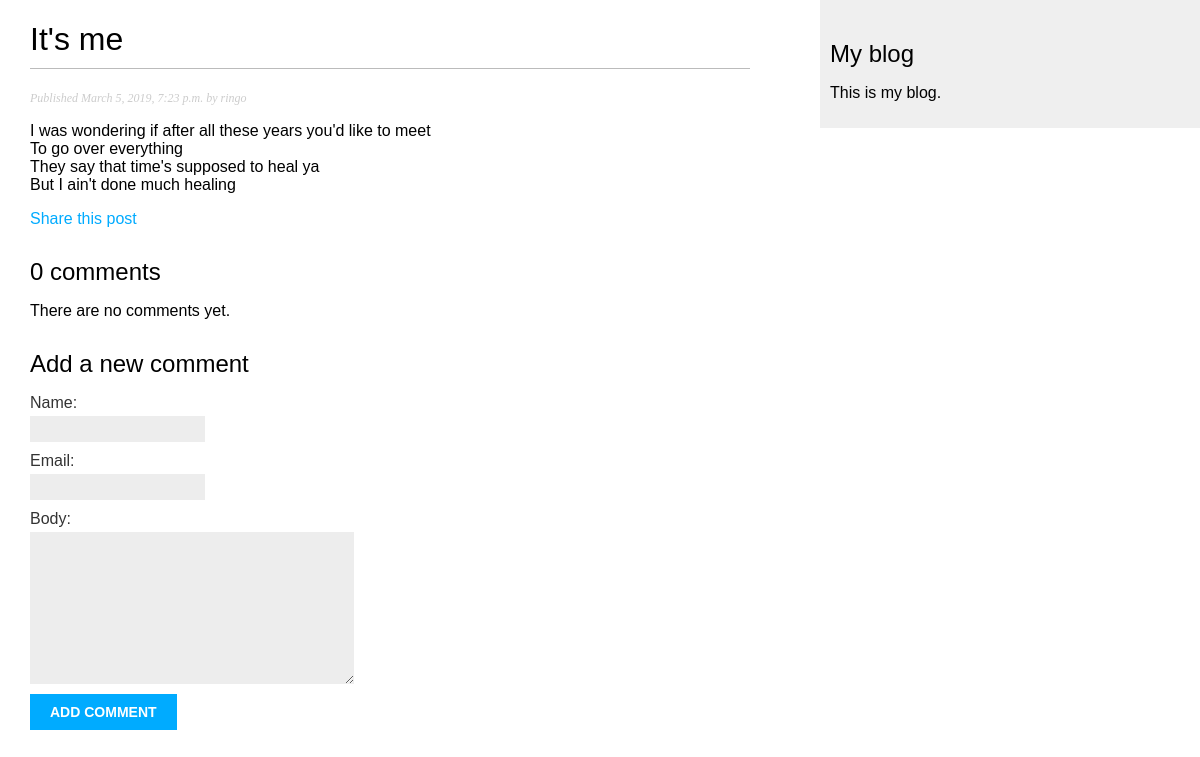
Screenshot of /blog/2019/3/5/itsme with the database file from the repository.
### blog/models.py (models this page shows, shortened)
class Post(models.Model):
    STATUS_CHOICES = (
        ('draft', 'Draft'),
        ('published', 'Published'),
    )
    tags    = TaggableManager()
    title   = models.CharField(max_length=250)
    slug    = models.SlugField(max_length=250,
                                unique_for_date='publish')
    author  = models.ForeignKey(User,
                                on_delete=models.CASCADE,
                                related_name='blog_posts')
    body    = models.TextField()
    publish = models.DateTimeField(default=timezone.now)
    created = models.DateTimeField(auto_now_add=True)
    updated = models.DateTimeField(auto_now=True)
    status  = models.CharField(max_length=10,
                                choices=STATUS_CHOICES,
                                default='draft')
    objects = models.Manager()
    published = PublishedManager()
    class Meta:
        ordering = ('-publish',)

### blog/views.py (the view)
# urls.py: path('<int:year>/<int:month>/<int:day>/<slug:post>',views.post_detail,name='post_detail'),
def post_detail(request,year,month,day,post):
    post = get_object_or_404(Post,
                              slug=post,
                              status='published',
                              publish__year=year,
                              publish__month=month,
                              publish__day = day)
    comments = post.comments.filter(active=True)
    new_comment = None
    if request.method == 'POST':
        comment_form = CommentForm(data=request.POST)
        if comment_form.is_valid():
            new_comment = comment_form.save(commit=False)
            new_comment.post = post
            new_comment.save()
    else:
        comment_form = CommentForm()
    return render(request,
                  'blog/post/detail.html',
                  {'post':post,
                  'comments':comments,
                  'new_comment':new_comment,
                  'comment_form':comment_form})

### blog/forms.py
class CommentForm(forms.ModelForm):
    class Meta:
        model  = Comment
        fields = ('name','email','body')

### blog/templates/blog/post/detail.html (shortened to what this page needs)
{% extends "blog/base.html" %}
{% block content %}
    <h1>{{post.title}}</h1>
    <p class="date">
        Published {{post.publish}} by {{post.author}}
    </p>
    {{post.body | linebreaks}}
    <p>
        <a href="{% url "blog:post_share" post.id %}">
            Share this post
        </a>
    </p>
    {% with comments.count as total_comments %}
        <h2>
            {{ total_comments }} comment{{ total_comments|pluralize }}
        </h2>
    {% endwith %}
    {% for comment in comments %}
        <div class="comment">
            <p class="info">
                Comment {{ forloop.counter }} by {{ comment.name }}
                {{ comment.created }}
            </p>
            {{ comment.body|linebreaks }}
        </div>
    {% empty %}
        <p>There are no comments yet.</p>
    {% endfor %}
    {% if new_comment %}
        <h2>Your comment has been added</h2>
    {% else %}
        <h2>Add a new comment</h2>
        <form action="" method="post">
            {{ comment_form.as_p }}
            <p><input type="submit" value="Add comment"></p>
        </form>
    {% endif %}
{% endblock %}

### blog/static/css/blog.css (style rules this page uses)
body { margin:0; padding:0; font-family:helvetica, sans-serif; }
a { color:#00abff; text-decoration:none; }
h1 { font-weight:normal; border-bottom:1px solid #bbb; padding:0 0 10px 0; }
h2 { font-weight:normal; margin:30px 0 0; }
p.date { color:#ccc; font-family: georgia, serif; font-size: 12px; font-style: italic; }
label { float:left; clear:both; color:#333; margin-bottom:4px; }
input, textarea { clear:both; float:left; margin:0 0 10px; background:#ededed; border:0; padding:6px 10px; font-size:12px; }
input[type=submit] { font-weight:bold; background:#00abff; color:#fff; padding:10px 20px; font-size:14px; text-transform:uppercase; }

### rows the page displays
Post: title "It's me", publish "March 5, 2019, 7:23 p.m.", author "ringo", body "I was wondering if after all these years you'd like to meet To go over everything They say that time's supposed to heal ya But I ain't done much healing"

### other values shown
{{ total_comments }} "0"
